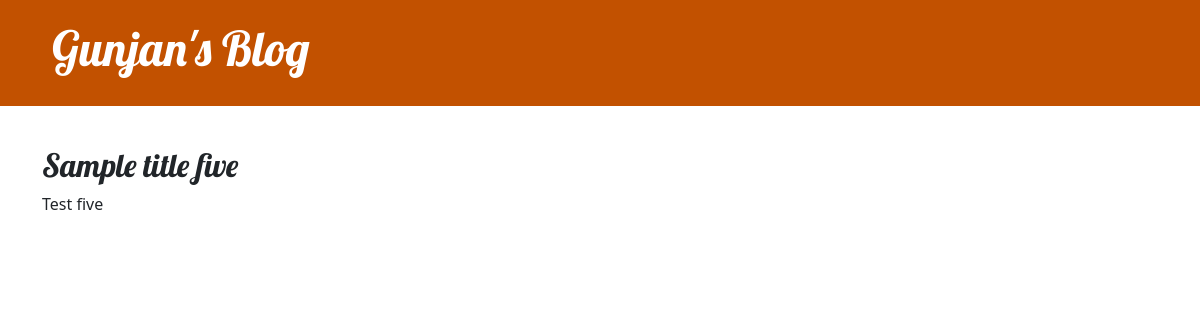
The page /post/6/ on the database as committed earlier.
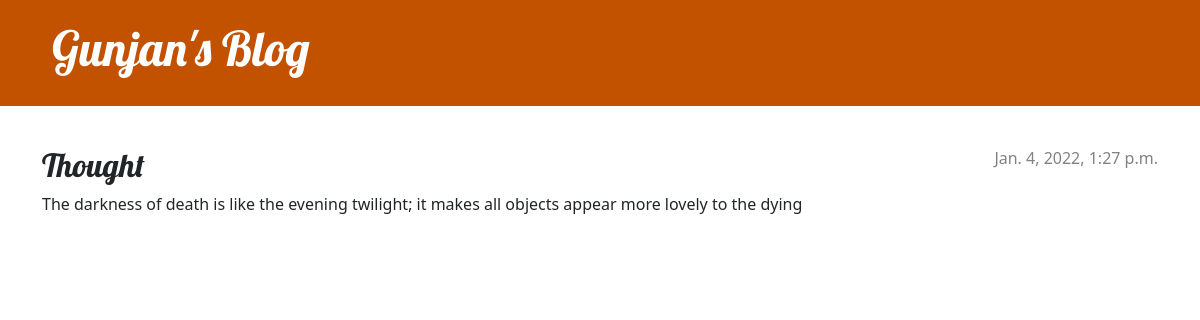
The same page on the database as committed later.
### blog/models.py (models this page shows, shortened)
class PostBlog(models.Model):
    author = models.ForeignKey(settings.AUTH_USER_MODEL, on_delete=models.CASCADE)
    title = models.CharField(max_length=200)
    text = models.TextField()
    created_date = models.DateTimeField(default=timezone.now)
    published_date = models.DateTimeField(blank=True, null=True)

### blog/views.py (the view)
# urls.py: path('post/<int:pk>/', views.post_detail, name='post_detail'),
def post_detail(request,pk):
    post = get_object_or_404(PostBlog, pk=pk)
    return render(request, 'blog/post_detail.html', {'post': post})

### blog/templates/blog/post_detail.html (shortened to what this page needs)
{% extends 'blog/base.html' %}
{% block content %}
    <article class="post">
        {% if post.published_date %}
            <time class="date">
                {{ post.published_date }}
            </time>
        {% endif %}
        <h2>{{ post.title }}</h2>
        <p>{{ post.text|linebreaksbr }}</p>
    </article>
{% endblock %}

Rows that differ between the two databases and show on the page:
changed PostBlog: published_date (not shown) → "Jan. 4, 2022, 1:27 p.m."; title "Sample title five" → "Thought"; text "Test five" → "The darkness of death is like the evening twilight; it makes all objects appear more lovely to the dying"
